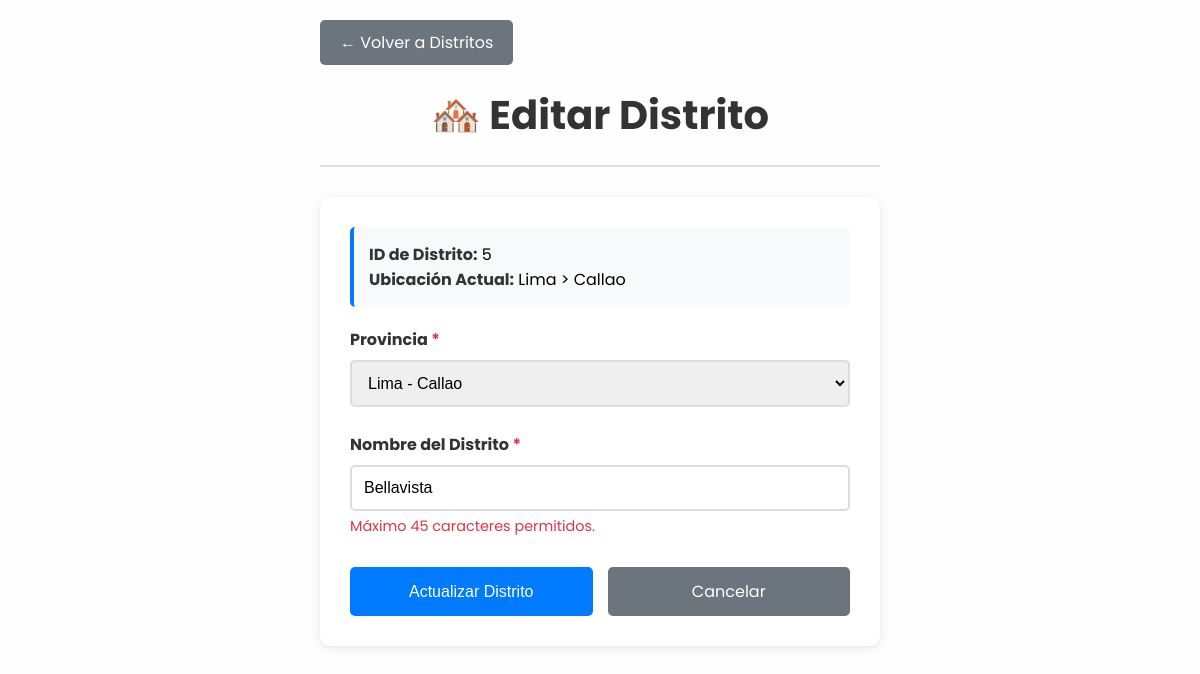
Screenshot of /admin/distritos/editar.php?id=5 (signed in) with the database file from the repository.
### tables this page shows
CREATE TABLE IF NOT EXISTS `distrito` (
  `ID_DISTRITO` INT NOT NULL AUTO_INCREMENT,
  `NOMBRE` VARCHAR(45) NOT NULL,
  `ID_PROVINCIA` INT NOT NULL,
  PRIMARY KEY (`ID_DISTRITO`),
  INDEX `fk_distrito_provincia1_idx` (`ID_PROVINCIA` ASC) VISIBLE,
  CONSTRAINT `fk_distrito_provincia1`
    FOREIGN KEY (`ID_PROVINCIA`)
    REFERENCES `provincia` (`ID_PROVINCIA`)
    ON DELETE NO ACTION
    ON UPDATE NO ACTION);

CREATE TABLE IF NOT EXISTS `ciudad` (
  `ID_CIUDAD` INT NOT NULL AUTO_INCREMENT,
  `NOMBRE` VARCHAR(45) NOT NULL,
  PRIMARY KEY (`ID_CIUDAD`),
  UNIQUE INDEX `NOMBRE_UNIQUE` (`NOMBRE` ASC) VISIBLE);

CREATE TABLE IF NOT EXISTS `provincia` (
  `ID_PROVINCIA` INT NOT NULL AUTO_INCREMENT,
  `NOMBRE` VARCHAR(45) NOT NULL,
  `ID_CIUDAD` INT NOT NULL,
  PRIMARY KEY (`ID_PROVINCIA`),
  INDEX `fk_provincia_ciudad_idx` (`ID_CIUDAD` ASC) VISIBLE,
  CONSTRAINT `fk_provincia_ciudad`
    FOREIGN KEY (`ID_CIUDAD`)
    REFERENCES `ciudad` (`ID_CIUDAD`)
    ON DELETE NO ACTION
    ON UPDATE NO ACTION);

### admin/distritos/editar.php (the view, shortened to what this page needs)
<?php
$conexion = getConnection();
$error = '';
$id_distrito = $_GET['id'];
$get_query = "SELECT d.*, p.NOMBRE as PROVINCIA_NOMBRE, c.NOMBRE as CIUDAD_NOMBRE
              FROM distrito d
              INNER JOIN provincia p ON d.ID_PROVINCIA = p.ID_PROVINCIA
              INNER JOIN ciudad c ON p.ID_CIUDAD = c.ID_CIUDAD
              WHERE d.ID_DISTRITO = ?";
$get_stmt = $conexion->prepare($get_query);
$get_stmt->bind_param("i", $id_distrito);
$get_stmt->execute();
$result = $get_stmt->get_result();
$distrito = $result->fetch_assoc();
$provincias_query = "SELECT p.ID_PROVINCIA, p.NOMBRE as PROVINCIA_NOMBRE, c.NOMBRE as CIUDAD_NOMBRE
                     FROM provincia p
                     INNER JOIN ciudad c ON p.ID_CIUDAD = c.ID_CIUDAD
                     ORDER BY c.NOMBRE, p.NOMBRE";
$provincias_result = $conexion->query($provincias_query);
?>
<!DOCTYPE html>
<html lang="es">
<head>
    <link rel="stylesheet" href="../../style.css">
</head>
<body>
    <div class="admin-container">
        <a href="index.php" class="volver-btn">← Volver a Distritos</a>
        <div class="admin-header">
            <h1 class="admin-title">🏘️ Editar Distrito</h1>
        </div>
        <div class="form-container">
            <div class="distrito-info">
                <strong>ID de Distrito:</strong> <?php echo $distrito['ID_DISTRITO']; ?><br>
                <strong>Ubicación Actual:</strong> <?php echo htmlspecialchars($distrito['CIUDAD_NOMBRE'] . ' > ' . $distrito['PROVINCIA_NOMBRE']); ?>
            </div>
            <form method="POST" action="">
                <div class="form-group">
                    <label for="id_provincia" class="form-label">
                        Provincia <span class="required">*</span>
                    </label>
                    <select id="id_provincia"
                            name="id_provincia"
                            class="form-select <?php echo $error && empty($_POST['id_provincia']) ? 'error' : ''; ?>"
                            required>
                        <?php
                        $provincias_result->data_seek(0);
                        while ($provincia = $provincias_result->fetch_assoc()):
                        ?>
                            <option value="<?php echo $provincia['ID_PROVINCIA']; ?>"
                                    <?php echo (isset($_POST['id_provincia']) ? $_POST['id_provincia'] : $distrito['ID_PROVINCIA']) == $provincia['ID_PROVINCIA'] ? 'selected' : ''; ?>>
                                <?php echo htmlspecialchars($provincia['CIUDAD_NOMBRE'] . ' - ' . $provincia['PROVINCIA_NOMBRE']); ?>
                            </option>
                        <?php endwhile; ?>
                    </select>
                </div>
                <div class="form-group">
                    <label for="nombre" class="form-label">
                        Nombre del Distrito <span class="required">*</span>
                    </label>
                    <input type="text"
                           id="nombre"
                           name="nombre"
                           class="form-input <?php echo $error ? 'error' : ''; ?>"
                           value="<?php echo isset($_POST['nombre']) ? htmlspecialchars($_POST['nombre']) : htmlspecialchars($distrito['NOMBRE']); ?>"
                           placeholder="Ej: Miraflores, San Isidro, Barranco"
                           maxlength="45"
                           required>
                    <div class="error-message">
                        Máximo 45 caracteres permitidos.
                    </div>
                </div>
                <div class="form-buttons">
                    <button type="submit" class="btn-primary">Actualizar Distrito</button>
                    <a href="index.php" class="btn-secondary">Cancelar</a>
                </div>
            </form>
        </div>
    </div>
</body>
</html>

### style.css (style rules this page uses)
* { margin: 0; padding: 0; box-sizing: border-box; text-decoration: none; list-style: none; }
html { scroll-behavior: smooth; }
body { font-family: 'poppins', sans-serif; background-color: #fefefe; }
input { width: 450px; padding: 15px; border: 0; outline: none; margin-right: 10px; }

### admin/distritos/editar.php (style rules this page uses)
.admin-container { max-width: 600px; margin: 0 auto; padding: 20px; }
.admin-header { text-align: center; margin-bottom: 30px; padding-bottom: 20px; border-bottom: 2px solid #e0e0e0; }
.admin-title { font-size: 2.5em; color: #333; margin: 0; }
.form-container { background: white; padding: 30px; border-radius: 10px; box-shadow: 0 2px 10px rgba(0,0,0,0.1); }
.form-group { margin-bottom: 25px; }
.form-label { display: block; margin-bottom: 8px; font-weight: bold; color: #333; }
.form-input, .form-select { width: 100%; padding: 12px; border: 2px solid #ddd; border-radius: 5px; font-size: 16px; transition: border-color 0.3s; box-sizing: border-box; }
.error-message { color: #dc3545; font-size: 0.9em; margin-top: 5px; }
.form-buttons { display: flex; gap: 15px; margin-top: 30px; }
.btn-primary { background: #007bff; color: white; padding: 12px 30px; border: none; border-radius: 5px; font-size: 16px; cursor: pointer; flex: 1; transition: background 0.3s; }
.btn-secondary { background: #6c757d; color: white; padding: 12px 30px; border: none; border-radius: 5px; font-size: 16px; cursor: pointer; text-decoration: none; text-align: center; flex: 1; transition: background 0.3s; }
.volver-btn { background: #6c757d; color: white; padding: 10px 20px; text-decoration: none; border-radius: 5px; margin-bottom: 20px; display: inline-block; }
.required { color: #dc3545; }
.distrito-info { background: #f8f9fa; padding: 15px; border-radius: 5px; margin-bottom: 20px; border-left: 4px solid #007bff; }
.distrito-info strong { color: #333; }

### rows the page displays
distrito: ID_DISTRITO "5", ciudad.NOMBRE "Lima > Callao", id_provincia "Lima - Callao", nombre "Bellavista"
